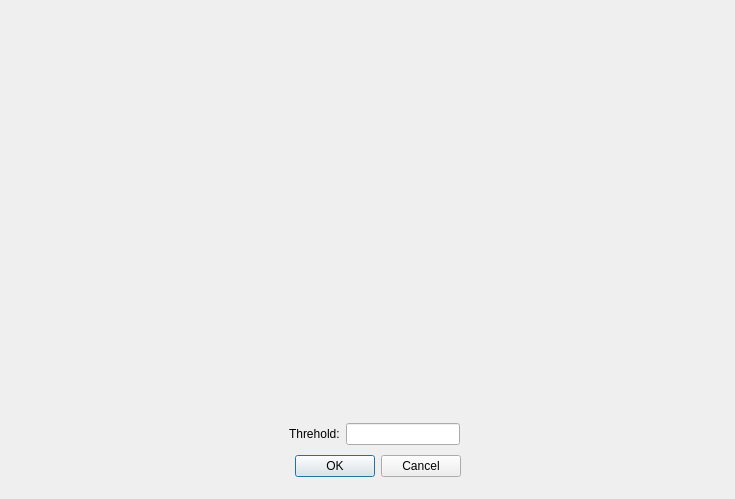
<?xml version="1.0" encoding="UTF-8"?>
<ui version="4.0">
 <class>threhold</class>
 <widget class="QDialog" name="threhold">
  <property name="geometry">
   <rect>
    <x>0</x>
    <y>0</y>
    <width>735</width>
    <height>499</height>
   </rect>
  </property>
  <property name="windowTitle">
   <string>Dialog</string>
  </property>
  <widget class="QDialogButtonBox" name="buttonBox">
   <property name="geometry">
    <rect>
     <x>120</x>
     <y>450</y>
     <width>341</width>
     <height>32</height>
    </rect>
   </property>
   <property name="orientation">
    <enum>Qt::Horizontal</enum>
   </property>
   <property name="standardButtons">
    <set>QDialogButtonBox::Cancel|QDialogButtonBox::Ok</set>
   </property>
  </widget>
  <widget class="QWidget" name="horizontalLayoutWidget">
   <property name="geometry">
    <rect>
     <x>289</x>
     <y>419</y>
     <width>171</width>
     <height>30</height>
    </rect>
   </property>
   <layout class="QHBoxLayout" name="horizontalLayout">
    <item>
     <widget class="QLabel" name="label">
      <property name="text">
       <string>Threhold:</string>
      </property>
     </widget>
    </item>
    <item>
     <widget class="QLineEdit" name="lineEdit"/>
    </item>
   </layout>
  </widget>
  <widget class="QWidget" name="horizontalLayoutWidget_2">
   <property name="geometry">
    <rect>
     <x>9</x>
     <y>9</y>
     <width>721</width>
     <height>401</height>
    </rect>
   </property>
   <layout class="QHBoxLayout" name="horizontalLayout_2">
    <item>
     <widget class="QLabel" name="label_2">
      <property name="text">
       <string/>
      </property>
     </widget>
    </item>
    <item>
     <widget class="QLabel" name="label_3">
      <property name="text">
       <string/>
      </property>
     </widget>
    </item>
   </layout>
  </widget>
  <zorder>buttonBox</zorder>
  <zorder>horizontalLayoutWidget</zorder>
  <zorder>label</zorder>
  <zorder>horizontalLayoutWidget_2</zorder>
 </widget>
 <resources/>
 <connections>
  <connection>
   <sender>buttonBox</sender>
   <signal>rejected()</signal>
   <receiver>threhold</receiver>
   <slot>reject()</slot>
   <hints>
    <hint type="sourcelabel">
     <x>316</x>
     <y>260</y>
    </hint>
    <hint type="destinationlabel">
     <x>286</x>
     <y>274</y>
    </hint>
   </hints>
  </connection>
 </connections>
</ui>
